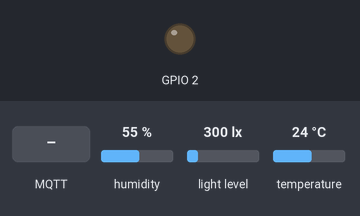
The sketch below on a simulated ESP8266 (NodeMCU). Parts: output pins drawn as LEDs (lit = HIGH, except the on-board LED, lit = LOW). Dashed ring = blinking. The inputs (shaded band) are chosen by the test bench; at power-on: humidity 55 %, light level 300 lx, temperature 24 °C. WiFi joins after 1.5 s; servers stay silent unless stated; no MQTT or app messages arrive unless stated.

Above: at 2.3 s.
2.4 s: MQTT message "1" arrives on the first subscribed topic
At 2.97 s:
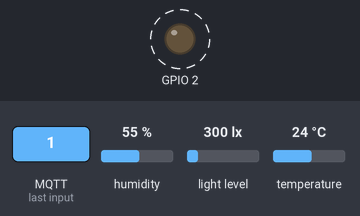
Timing chart, 0 to 5.4 s (numbered marks = the images above; inputs shaded):
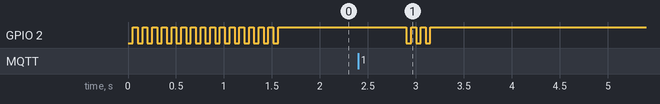

The sketch:

hass_mqtt_dht22bh1750.ino
```cpp
#include <ESP8266WiFi.h>
#include <PubSubClient.h>
#include <DHT.h>
#include <Wire.h>
#include <BH1750.h>

#define MQTT_VERSION MQTT_VERSION_3_1_1

// Wifi: SSID and password
const char* WIFI_SSID = "SSID";
const char* WIFI_PASSWORD = "WPA2_PASSWORD";

// MQTT: ID, server IP, port, username and password
const PROGMEM char* MQTT_CLIENT_ID = "sensor_esp8266";
const PROGMEM char* MQTT_SERVER_IP = "192.168.X.X";
const PROGMEM uint16_t MQTT_SERVER_PORT = 1883;
const PROGMEM char* MQTT_USER = "MQTT_USER";
const PROGMEM char* MQTT_PASSWORD = "MQTT_PASSWORD";

const char* MQTT_PING_TOPIC = "/home/xxxx/light/ping";
const char* humidity_topic = "/home/xxxx/dht22/humidity";
const char* temperature_topic = "/home/xxxx/dht22/temperature";
const char* hic_topic = "/home/xxxx/dht22/hic";
const char* BH1750_LIGHT_TOPIC = "/home/xxxx/bh1750/lux";

volatile bool pong = false;

#define DHTTYPE DHT22
#define DHTPIN  14

WiFiClient espClient;
PubSubClient client(espClient);
DHT dht(DHTPIN, DHTTYPE, 22);
BH1750 lightMeter;

void setup() {

  pinMode(BUILTIN_LED, OUTPUT);

  //Serial.begin(115200);
  dht.begin();
  lightMeter.begin();

  WiFi.mode(WIFI_STA);
  WiFi.begin(WIFI_SSID, WIFI_PASSWORD);

  client.setServer(MQTT_SERVER_IP, MQTT_SERVER_PORT);
  client.setCallback(callback);
}

// function called when a MQTT message arrived
void callback(char* p_topic, byte* p_payload, unsigned int p_length) {
  // concat the payload into a string
  String payload;
  for (uint8_t i = 0; i < p_length; i++) {
    payload.concat((char)p_payload[i]);
  }

  // handle message topic
 if (String(MQTT_PING_TOPIC).equals(p_topic)) {
    pong = true;
  }
}

void reconnect() {
  ////Serial.print("INFO: Attempting MQTT connection...");
  // Attempt to connect
  if (client.connect(MQTT_CLIENT_ID, MQTT_USER, MQTT_PASSWORD)) {
    ////Serial.println("INFO: connected");
    // Once connected, publish an announcement...
    // ... and resubscribe
    client.subscribe(MQTT_PING_TOPIC);

  } else {
    ////Serial.print("ERROR: failed, rc=");
    ////Serial.print(client.state());
    ////Serial.println("DEBUG: try again in 5 seconds");
    // Wait 5 seconds before retrying
  }
}

bool checkBound(float newValue, float prevValue, float maxDiff) {
  return !isnan(newValue) &&
         (newValue < prevValue - maxDiff || newValue > prevValue + maxDiff);
}

long lastMsg = 0;
float temp = 0.0;
float hum = 0.0;
float diff = 0.5;
float diffHum = 1.0;
float hic = 0.0;
uint16_t old_lux_value = 0;

volatile bool wifiStatus = true;
int ledState = LOW;
void wifiLED() {
  if (ledState == LOW)
    ledState = HIGH;
  else
    ledState = LOW;
  digitalWrite(BUILTIN_LED, ledState);
}

unsigned long previousMillis = 0;
long interval = 50;
bool non_blocking_interval() {
  unsigned long currentMillis = millis();
  if (currentMillis - previousMillis >= interval) {
    previousMillis = currentMillis;
    return true;
  }
  return false;
}

void loop() {

  //Blink LED when not connected, but wifi is on
  if (WiFi.status() != WL_CONNECTED && wifiStatus && non_blocking_interval()) {
    wifiLED();
  } else if (WiFi.status() == WL_CONNECTED && wifiStatus && client.connected()) {
    //Turn LED On (We are connected)

     if (!pong) {
      digitalWrite(BUILTIN_LED, HIGH);
    } else {
      pongWifiLED();
    }

    //udp.begin(localPort);
    client.loop();

  } else if (WiFi.status() == WL_CONNECTED && wifiStatus && non_blocking_interval() && !client.connected()) {
    wifiLED();
    reconnect(); //Reconnect MQTT if it fails
  } else if (!wifiStatus) {
    //Turn LED Off
    digitalWrite(BUILTIN_LED, LOW);
  }

  long now = millis();
  if (now - lastMsg > 5000) {
    lastMsg = now;

    float newTemp = dht.readTemperature();
    float newHum = dht.readHumidity();
    float newHic = dht.computeHeatIndex(newTemp, newHum, false);

    if (checkBound(newTemp, temp, diff)) {
      temp = newTemp;
      //Serial.print("New temperature:");
      //Serial.println(String(temp).c_str());
      client.publish(temperature_topic, String(temp).c_str(), true);
    }

    if (checkBound(newHum, hum, diffHum)) {
      hum = newHum;
      //Serial.print("New humidity:");
      //Serial.println(String(hum).c_str());
      client.publish(humidity_topic, String(hum).c_str(), true);
    }

    if (checkBound(newHic, hic, diff)) {
      hic = newHic;
      //Serial.print("New hic:");
      //Serial.println(String(hic).c_str());
      client.publish(hic_topic, String(hic).c_str(), true);
    }

    uint16_t lux = lightMeter.readLightLevel();
    if (lux != old_lux_value) {
      old_lux_value = lux;
      client.publish(BH1750_LIGHT_TOPIC, String(lux).c_str(), true);
    }
  }
}

void pongWifiLED() {
  digitalWrite(BUILTIN_LED, HIGH);

  //delay 500 ms
  for (int i = 0; i < 10; i++) {
    delay(50);
    client.loop();
  }

  for (int i = 0; i < 3; i++) {
    digitalWrite(BUILTIN_LED, LOW);
    delay(50);
    digitalWrite(BUILTIN_LED, HIGH);
    delay(50);
  }

  //delay 500 ms
  for (int i = 0; i < 10; i++) {
    delay(50);
    client.loop();
  }

  digitalWrite(BUILTIN_LED, LOW);
  pong = false;
}
```

Measured:
- after the input at 2.4 s, GPIO 2: alternates HIGH for 0.05 s and LOW for 0.05 s, 6 changes in all, then stays HIGH, starting after 0.50 s
- by itself, GPIO 2: alternates HIGH for 0.05 s and LOW for 0.05 s, 31 changes in all, then stays HIGH
